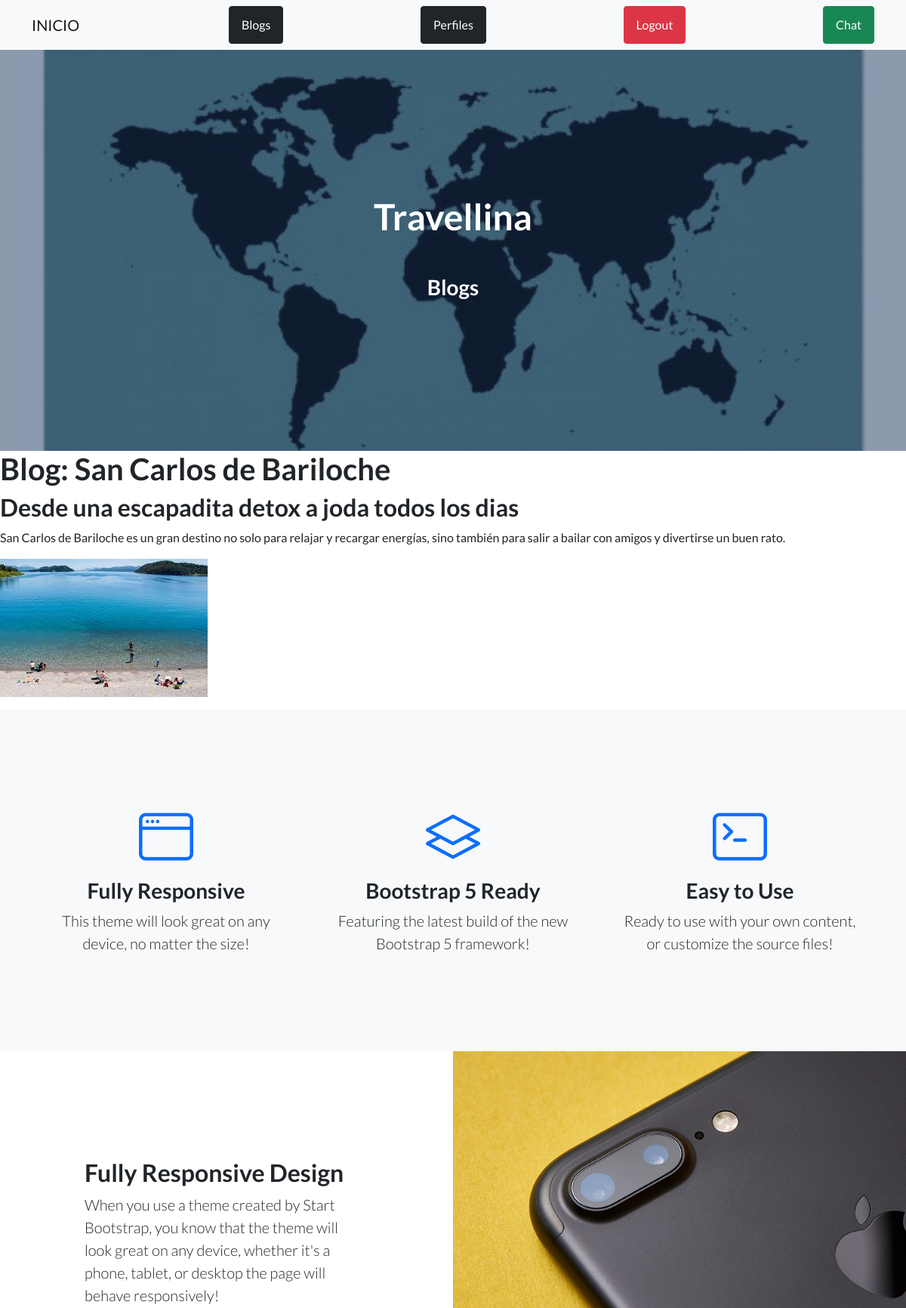
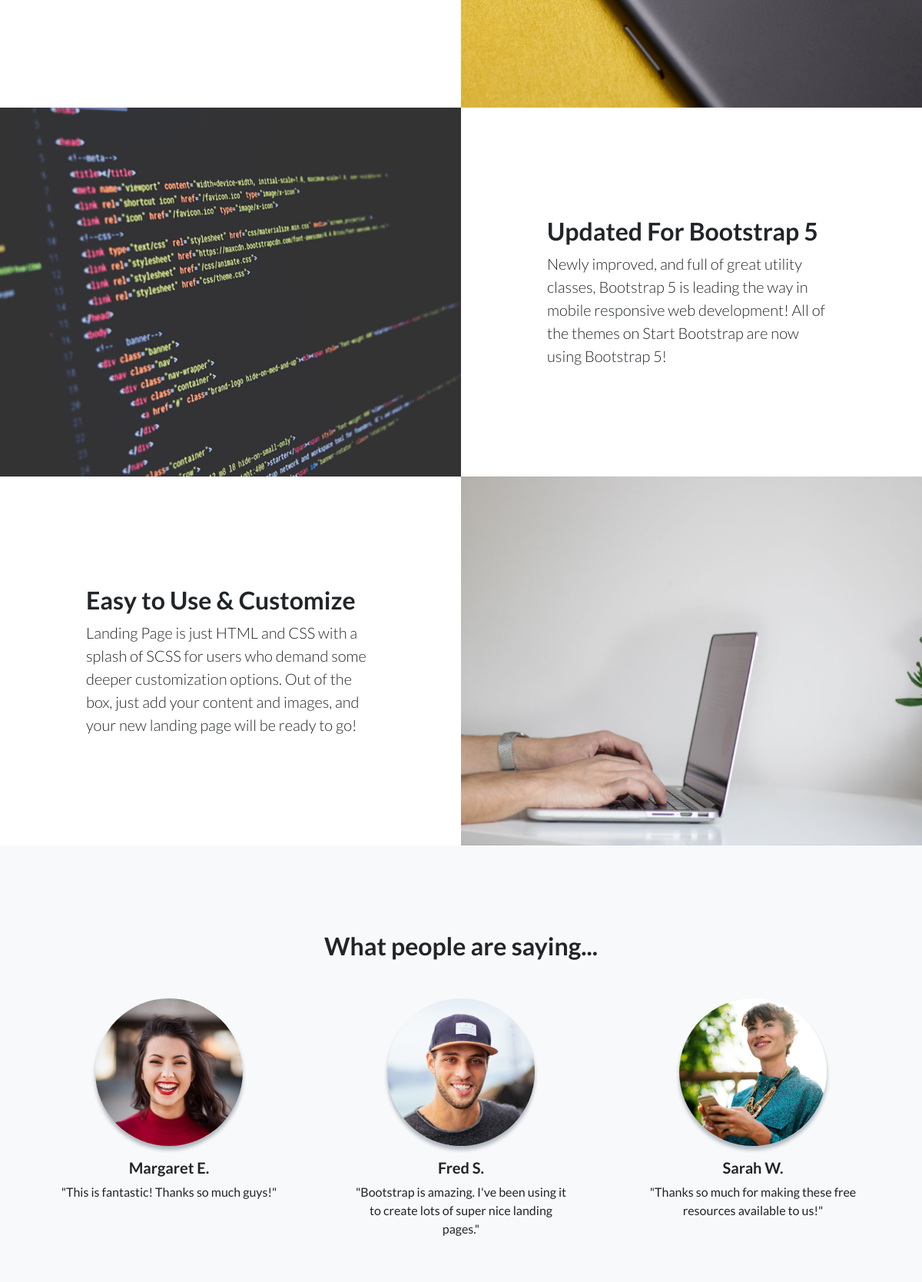
/AppBlogs/leerMasBlog/2 (signed in, upper part), run on the app's committed database (2 pictures, top to bottom).
### AppBlogs/models.py (models this page shows)
class Blog(models.Model):
    titulo= models.CharField(max_length=50)
    subtitulo= models.CharField(max_length=50)
    cuerpo=models.CharField(max_length=400)
    autor=models.CharField(max_length=50)
    emailAutor=models.EmailField(max_length=50)
    fecha=models.DateField()
    imagen=models.ImageField(upload_to="imagenBlogs")

### AppBlogs/views.py (the view)
# urls.py: path("leerMasBlog/<id>", leerMasBlog, name="leerMasBlog"),
@login_required
def leerMasBlog(request, id):
    blog=Blog.objects.get(id=id)
    return render(request, "AppBlogs/leerMasTemplate.html", {"blog":blog })

### AppBlogs/templates/AppBlogs/leerMasTemplate.html (shortened to what this page needs)
{% extends "AppBlogs/padre.html" %}
{% load static %}
{% block titulo %}
<h1 class="mb-5">Travellina</h1>
{% endblock %}
{% block subtitulo %}
<h3> Blogs</h3>
{% endblock %}
{% block contenido_que_cambia %}
<h1>Blog: {{ blog.titulo }}</h1>
<h2>{{ blog.subtitulo }}</h2>
<p>{{ blog.cuerpo }}<p>
<img src="../../../media/{{ blog.imagen }}" alt="{{ blog.imagen }}">
{% endblock %}

### data on the page
Blog: titulo "San Carlos de Bariloche", subtitulo "Desde una escapadita detox a joda todos los dias", cuerpo "San Carlos de Bariloche es un gran destino no solo para relajar y recargar energías, sino también para salir a bailar con amigos y divertirse un buen rato.", imagen (picture)
